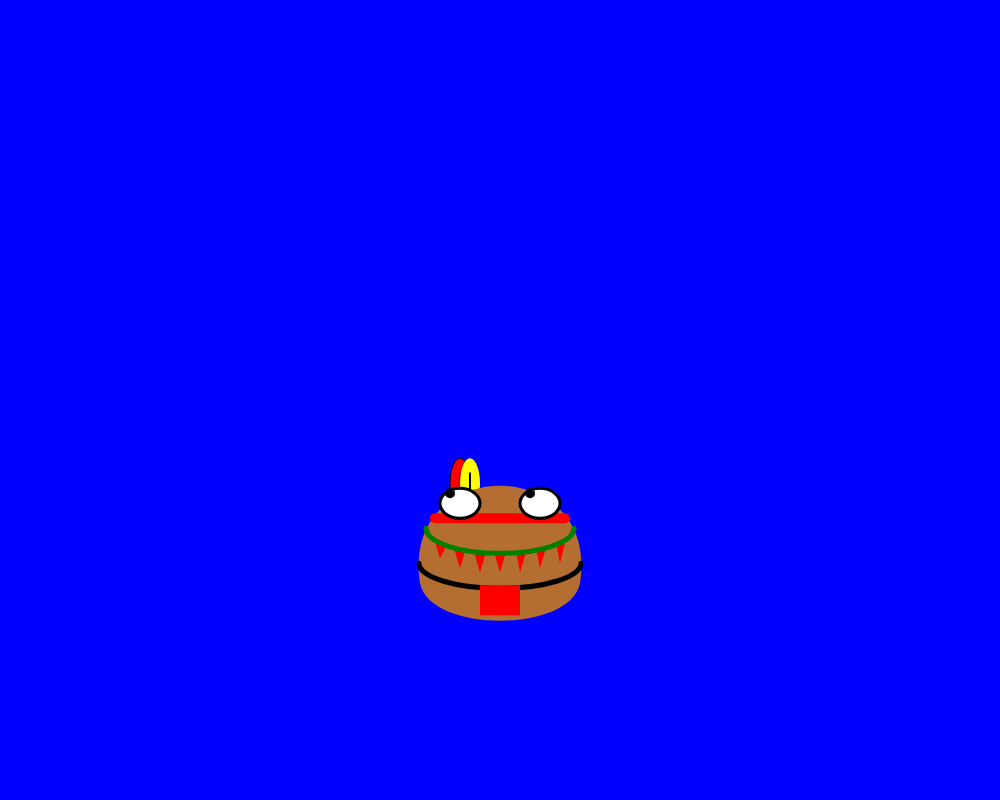
Frame 1 (no input)
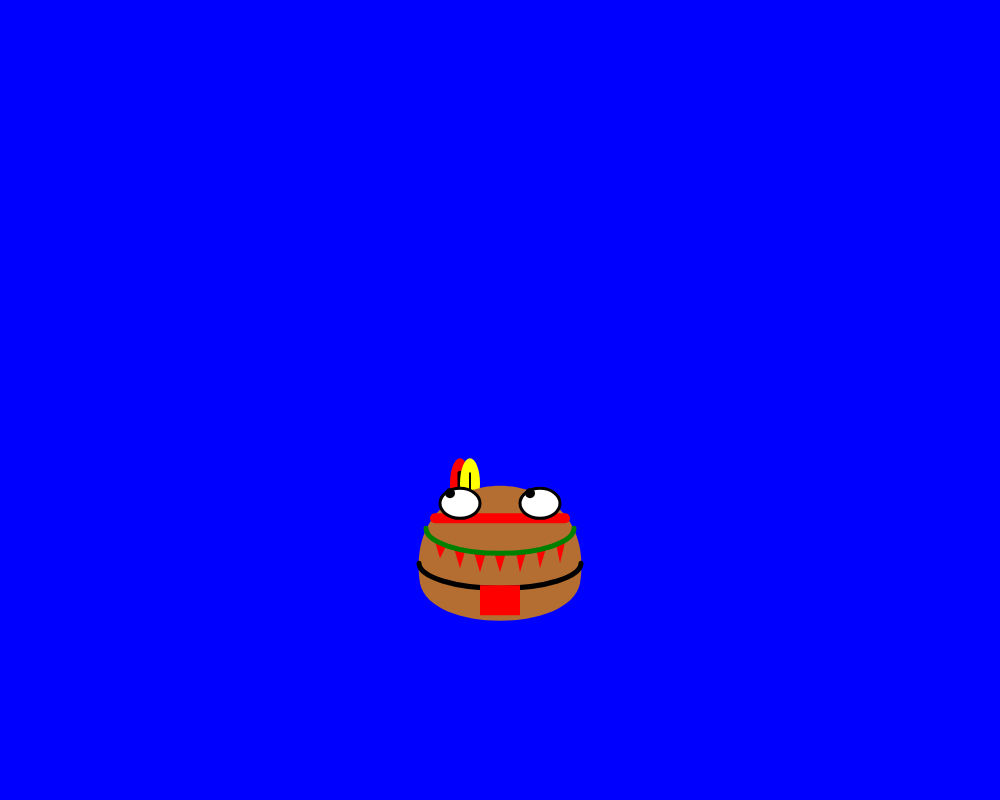
Frame 60 (no input)
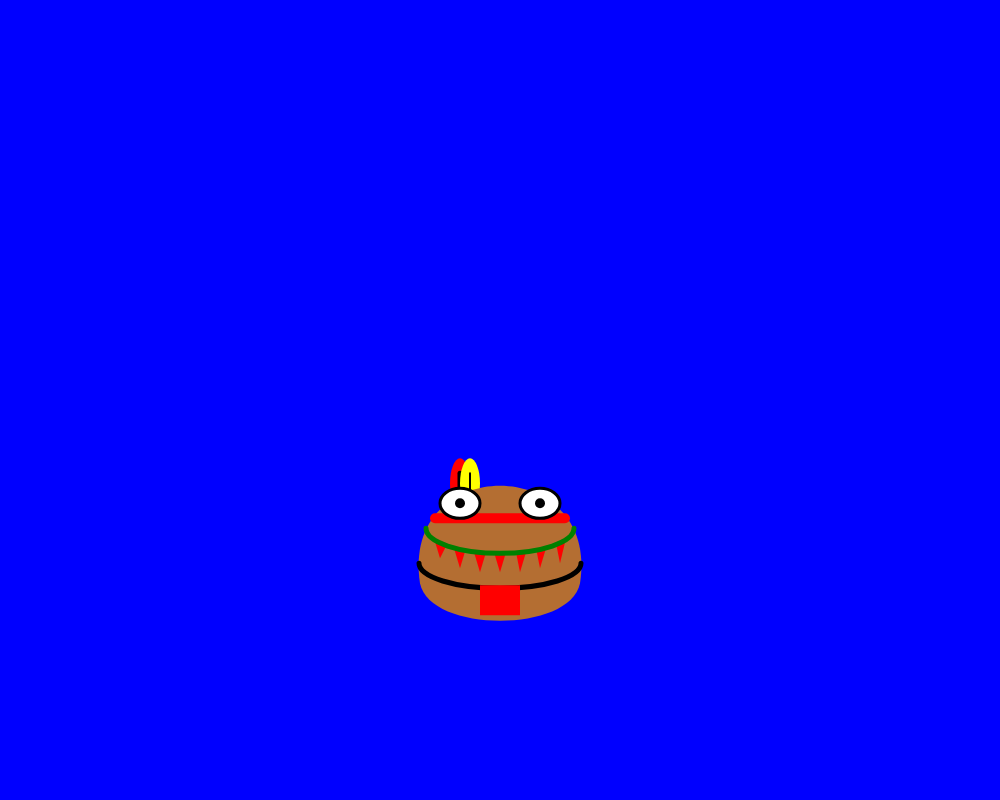
Frame 120 (the mouse pressed at the canvas centre since frame 60)

The p5.js sketch that drew these frames (run headless with seeded random() and noise() and a simulated clock; from frame 60 on, the mouse is pressed at the canvas centre):

// p5.js sketch
// ── sketch.js
let pupilahorizontal
let pupilavertical

function preload() {}

function setup() {
  createCanvas(1000, 800)
}

function draw() {
  background("blue")

  let centerX = width / 2
  let centerY = height / 1.5
  let eyeOffsetX = 40
  let eyeOffsetY = -30

  fill("red")
  ellipse(centerX - 40, centerY - 50, 20, 50)
  stroke("black")
  line(centerX - 40, centerY - 25, centerX - 40, centerY - 60)
  noStroke()
  fill("yellow")
  ellipse(centerX - 30, centerY - 50, 20, 50)
  strokeWeight(2)
  stroke("black")
  line(centerX - 30, centerY - 25, centerX - 30, centerY - 60)
  
  noStroke()
  fill(180, 110, 50)
  beginShape()
  vertex(centerX - 80, centerY + 50)
  bezierVertex(centerX - 100, centerY - 80, centerX + 100, centerY - 80, centerX + 80, centerY + 50)
  bezierVertex(centerX + 70, centerY + 100, centerX - 70, centerY + 100, centerX - 80, centerY + 50)
  endShape(CLOSE)
  
  stroke("red")
  strokeWeight(10)
  line(centerX - 65, centerY - 15, centerX + 65, centerY - 15)
  
  stroke("black")
  strokeWeight(3)
  fill(255)
  ellipse(centerX - eyeOffsetX, centerY + eyeOffsetY, 40, 30)
  ellipse(centerX + eyeOffsetX, centerY + eyeOffsetY, 40, 30)

  pupilahorizontal = map(mouseX, 0, width, centerX - 50, centerX - 30)
  pupilavertical = map(mouseY, 0, height, centerY - 40, centerY - 20)

  fill("black")
  noStroke()
  circle(pupilahorizontal, pupilavertical, 10)
  circle(pupilahorizontal + 80, pupilavertical, 10)
  
  noStroke()
  fill("red")
  triangle(centerX - 66, centerY + 5, centerX - 54, centerY + 13, centerX - 60, centerY + 25)
  triangle(centerX - 46, centerY + 15, centerX - 34, centerY + 15, centerX - 40, centerY + 35)
  triangle(centerX - 26, centerY + 19, centerX - 14, centerY + 19, centerX - 20, centerY + 39)
  triangle(centerX - 6, centerY + 19, centerX + 6, centerY + 19, centerX, centerY + 39)
  triangle(centerX + 16, centerY + 19, centerX + 26, centerY + 19, centerX + 20, centerY + 39)
  triangle(centerX + 36, centerY + 15, centerX + 46, centerY + 15, centerX + 40, centerY + 35)
  triangle(centerX + 56, centerY + 10, centerX + 66, centerY + 5, centerX + 60, centerY + 30)
  
  stroke("green")
  strokeWeight(5)
  noFill()
  arc(centerX, centerY - 5, 148, 50, 0, PI)

  noFill()
  stroke("black")
  strokeWeight(5)
  arc(centerX, centerY + 30, 162, 50, 0, PI)

  noStroke()
  fill("red")
  rect(centerX - 20, centerY + 52, 40, 30)
}
